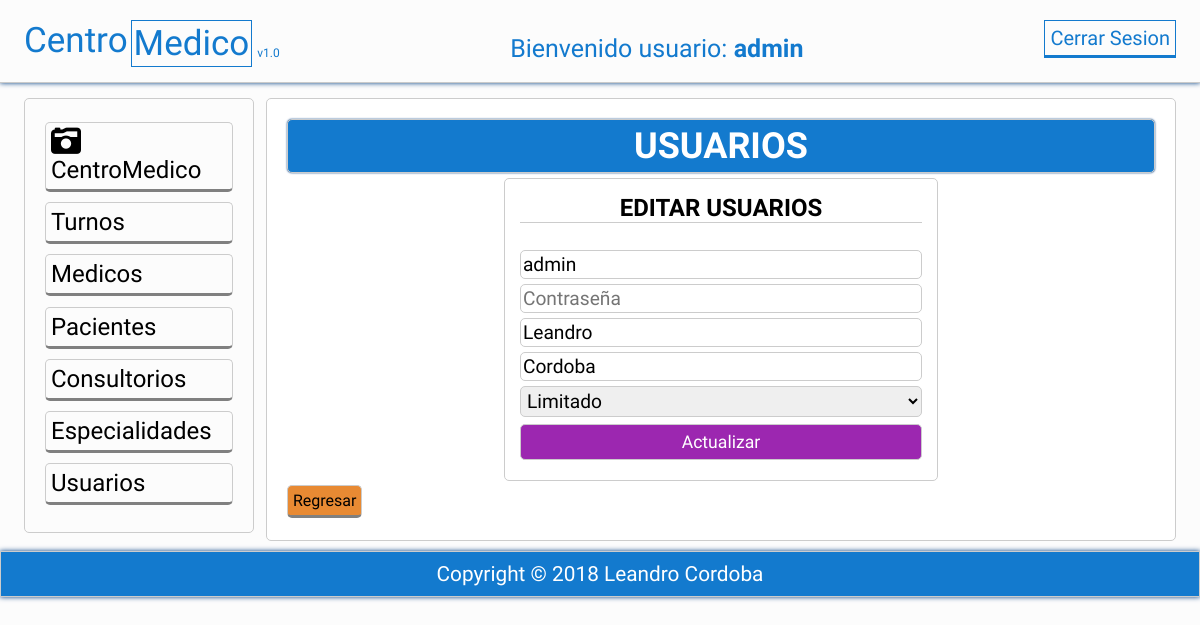
Screenshot of /actualizarusuario.php?id=1 (signed in) with the database file from the repository.
### tables this page shows
CREATE TABLE `usuarios` (
  `id` int(11) NOT NULL AUTO_INCREMENT,
  `usuario` varchar(20) NOT NULL,
  `pass` varchar(200) DEFAULT NULL,
  `nombres` varchar(50) NOT NULL,
  `apellidos` varchar(50) NOT NULL,
  `rol` varchar(15) NOT NULL,
  PRIMARY KEY (`id`),
  UNIQUE KEY `usuario` (`usuario`)
);

### actualizarusuario.php (called while the page is built, shortened)
<?php session_start();
	require 'funciones.php';
	require 'conexion.php';
		$id = id_numeros($_GET['id']);
		$user = obtenerUser_id($conexion,$id);
		$user =$user[0];
	require 'vista/actualizarusuario_vista.php';
?>

### funciones.php (called while the page is built, shortened)
<?php
	function limpiarDatos($datos){
		$datos = trim($datos);
		$datos = stripslashes($datos);
		$datos = htmlspecialchars($datos);
		return $datos;
	}
	function id_numeros($id){
		return (int)limpiarDatos($id);
	}
    function obtenerUser_id($conexion,$id){
        $resultado = $conexion->query("SELECT * FROM usuarios WHERE id = $id LIMIT 1");
		$resultado = $resultado->fetchall();
		return ($resultado) ? $resultado : false;
    }
?>

### vista/actualizarusuario_vista.php (the view, shortened to what this page needs)
<?php include 'plantillas/header.php'; ?>
	<section class="main">
		<div class="wrapp">
			<?php include 'plantillas/nav.php'; ?>
				<article>
					<div class="mensaje">
						<h2>USUARIOS</h2>
					</div>
					<form action="<?php echo htmlspecialchars($_SERVER['PHP_SELF']) ?>" method="post">
            <h2>EDITAR USUARIOS</h2><br/>
            <input type="text" name="usuario" placeholder="Usuario" value="<?php echo $user['usuario'];?>" autofocus/>
            <input type="text" name="password" placeholder="Contraseña" value=""/>
            <input type="text" name="nombres" placeholder="Nombres" value="<?php echo $user['nombres'];?>"/>
            <input type="text" name="apellidos" placeholder="Apellidos" value="<?php echo $user['apellidos'];?>"/>
            <select name="rol">
              <option value="Limitado">Limitado</option>
            </select>
            <input type="submit" value="Actualizar" />
          </form>
          <a class="btn-regresar" href="usuarios.php">Regresar</a>
				</article>
	</section>
<?php include 'plantillas/footer.php'; ?>
</body>
</html>
</html>

### css/estilos.css (style rules this page uses)
* { -webkit-box-sizing: border-box; -moz-box-sizing: border-box; box-sizing: border-box; margin:0px; padding:0px; font-family: 'Antic', sans-serif; }
body { background: rgba(0,0,0,.01); color:#000; }
.wrapp { padding: 0% 2%; width:100%; margin:auto; overflow: hidden; }
.mensaje { background: #137ace; padding:5px; color:#fff; border-radius:5px; text-align: center; font-size: 1.5em; margin-bottom: 5px; box-shadow: 0 0px 2px #013D82 !important; }
article a { display:block; font-weight: normal; }
article .btn-regresar { display:inline-block; border: 1px solid #ccc; border-bottom: 3px solid gray; color:black; font-weight: normal; background: #e88a33; }
article { margin: 10px 0px; margin-left:1%; float: left; width: 79%; padding:20px; background: rgb(255, 255, 255); border-radius:5px; }
article,aside, .mensaje { border:1px solid #ccc; }
form h2 { font-color: #000; }
form { max-width: 50%; margin: 2px auto; border:1px solid #ccc; padding: 15px; text-align: left; border-radius:5px; }
form input, form textarea, form select { border: 0; outline: 0; padding: 2px; -moz-border-radius: 5px; -webkit-border-radius: 5px; border-radius: 5px; width: 100%; border:1px solid #ccc; margin-bottom: 5px; font-size: 1.2em; }
form [type="submit"] { cursor: pointer; position: relative; display: inline-block; margin-top: 2px; padding: 0.40em 1.5em; background: #9C27B0; text-decoration: none; font-size: 1.1em; color: #FFF; width: 100%; text-align: center; }
.wrapp form h2 { margin-bottom: 8px; text-align: center; border-bottom:1px solid #ccc; }
article a { margin: 2px 0px; display:inline-block; padding: 5px; color: white; border-radius:5px; cursor:pointer; border-bottom: 3px solid rgba(0, 0, 0,.5); width:auto; text-decoration:none; text-align:center; position: relative; }
footer li,a { text-decoration: none; color: #fff; }

### rows the page displays
usuarios: usuario "admin", nombres "Leandro", apellidos "Cordoba"

### other values shown
$_SESSION['usuario'] "admin"
